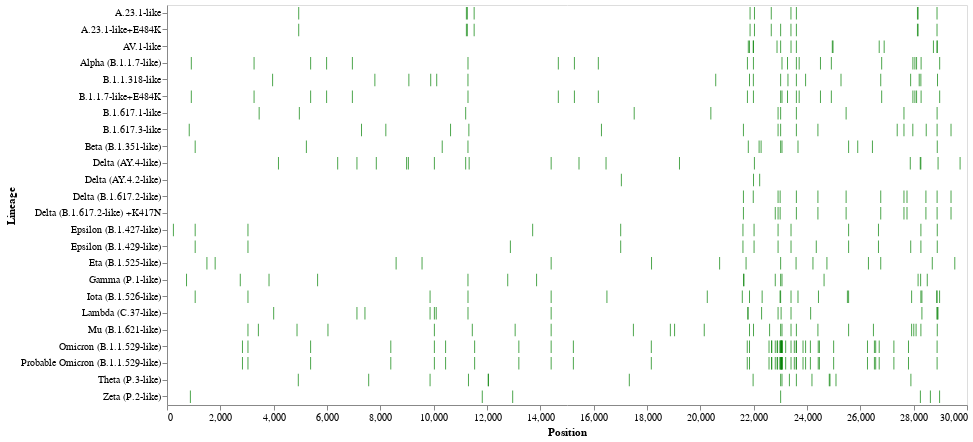

Write notebook code for a chart like this one.
### Code cell
alt.renderers.set_embed_options(actions=True)

alt.Chart(df.groupby(['lineage','variant']).agg({'POS':'min'}).reset_index()).mark_tick(color='green').encode(
    x=alt.X("POS:Q",title='Position',axis=alt.Axis(grid=False)),
    y=alt.Y("lineage:O",title='Lineage',
            axis=alt.Axis(grid=False)),
    tooltip=[
            alt.Tooltip("variant",title="variant")]
).properties(
    width=800,
    height=400
)

### Figure 1 — Vega-Lite specification as saved in the notebook (floating-point values rounded to 4 significant figures; data arrays with more than 128 entries replaced by an {"elided": "..."} marker saying what was removed)
{"config": {"view": {"continuousWidth": 400, "continuousHeight": 300}}, "data": {"name": "data-6c84b87e8d29170c515d28146ba37695"}, "mark": {"type": "tick", "color": "green"}, "encoding": {"tooltip": [{"type": "nominal", "field": "variant", "title": "variant"}], "x": {"type": "quantitative", "axis": {"grid": false}, "field": "POS", "title": "Position"}, "y": {"type": "ordinal", "axis": {"grid": false}, "field": "lineage", "title": "Lineage"}}, "height": 400, "width": 800, "$schema": "https://vega.github.io/schema/vega-lite/v4.8.1.json", "datasets": {"data-6c84b87e8d29170c515d28146ba37695": {"elided": "438 records"}}}
